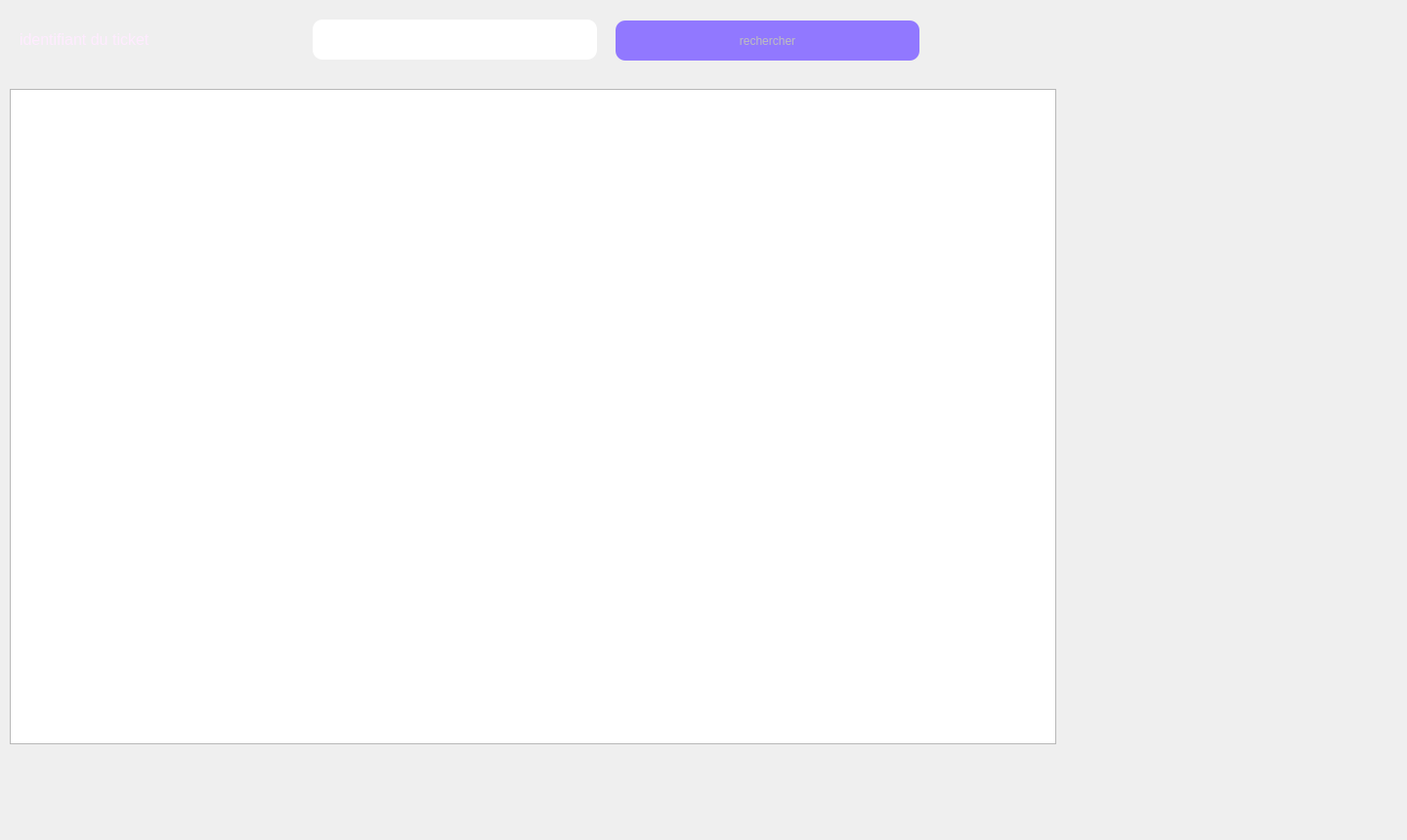
      <widget class="QWidget" name="tab_14">
       <attribute name="title">
        <string>rechercher</string>
       </attribute>
       <widget class="QLabel" name="label_35">
        <property name="geometry">
         <rect>
          <x>20</x>
          <y>10</y>
          <width>291</width>
          <height>61</height>
         </rect>
        </property>
        <property name="palette">
         <palette>
          <active>
           <colorrole role="WindowText">
            <brush brushstyle="SolidPattern">
             <color alpha="255">
              <red>255</red>
              <green>235</green>
              <blue>255</blue>
             </color>
            </brush>
           </colorrole>
           <colorrole role="Button">
            <brush brushstyle="SolidPattern">
             <color alpha="255">
              <red>255</red>
              <green>255</green>
              <blue>255</blue>
             </color>
            </brush>
           </colorrole>
           <colorrole role="Light">
            <brush brushstyle="SolidPattern">
             <color alpha="255">
              <red>255</red>
              <green>255</green>
              <blue>255</blue>
             </color>
            </brush>
           </colorrole>
           <colorrole role="Midlight">
            <brush brushstyle="SolidPattern">
             <color alpha="255">
              <red>255</red>
              <green>255</green>
              <blue>255</blue>
             </color>
            </brush>
           </colorrole>
           <colorrole role="Dark">
            <brush brushstyle="SolidPattern">
             <color alpha="255">
              <red>127</red>
              <green>127</green>
              <blue>127</blue>
             </color>
            </brush>
           </colorrole>
           <colorrole role="Mid">
            <brush brushstyle="SolidPattern">
             <color alpha="255">
              <red>170</red>
              <green>170</green>
              <blue>170</blue>
             </color>
            </brush>
           </colorrole>
           <colorrole role="Text">
            <brush brushstyle="SolidPattern">
             <color alpha="255">
              <red>0</red>
              <green>0</green>
              <blue>0</blue>
             </color>
            </brush>
           </colorrole>
           <colorrole role="BrightText">
            <brush brushstyle="SolidPattern">
             <color alpha="255">
              <red>255</red>
              <green>255</green>
              <blue>255</blue>
             </color>
            </brush>
           </colorrole>
           <colorrole role="ButtonText">
            <brush brushstyle="SolidPattern">
             <color alpha="255">
              <red>0</red>
              <green>0</green>
              <blue>0</blue>
             </color>
            </brush>
           </colorrole>
           <colorrole role="Base">
            <brush brushstyle="SolidPattern">
             <color alpha="255">
              <red>255</red>
              <green>255</green>
              <blue>255</blue>
             </color>
            </brush>
           </colorrole>
           <colorrole role="Window">
            <brush brushstyle="SolidPattern">
             <color alpha="255">
              <red>255</red>
              <green>255</green>
              <blue>255</blue>
             </color>
            </brush>
           </colorrole>
           <colorrole role="Shadow">
            <brush brushstyle="SolidPattern">
             <color alpha="255">
              <red>0</red>
              <green>0</green>
              <blue>0</blue>
             </color>
            </brush>
           </colorrole>
           <colorrole role="AlternateBase">
            <brush brushstyle="SolidPattern">
             <color alpha="255">
              <red>255</red>
              <green>255</green>
              <blue>255</blue>
             </color>
            </brush>
           </colorrole>
           <colorrole role="ToolTipBase">
            <brush brushstyle="SolidPattern">
             <color alpha="255">
              <red>255</red>
              <green>255</green>
              <blue>220</blue>
             </color>
            </brush>
           </colorrole>
           <colorrole role="ToolTipText">
            <brush brushstyle="SolidPattern">
             <color alpha="255">
              <red>0</red>
              <green>0</green>
              <blue>0</blue>
             </color>
            </brush>
           </colorrole>
           <colorrole role="PlaceholderText">
            <brush brushstyle="SolidPattern">
             <color alpha="128">
              <red>0</red>
              <green>0</green>
              <blue>0</blue>
             </color>
            </brush>
           </colorrole>
          </active>
          <inactive>
           <colorrole role="WindowText">
            <brush brushstyle="SolidPattern">
             <color alpha="255">
              <red>255</red>
              <green>235</green>
              <blue>255</blue>
             </color>
            </brush>
           </colorrole>
           <colorrole role="Button">
            <brush brushstyle="SolidPattern">
             <color alpha="255">
              <red>255</red>
              <green>255</green>
              <blue>255</blue>
             </color>
            </brush>
           </colorrole>
           <colorrole role="Light">
            <brush brushstyle="SolidPattern">
             <color alpha="255">
              <red>255</red>
              <green>255</green>
              <blue>255</blue>
             </color>
            </brush>
           </colorrole>
           <colorrole role="Midlight">
            <brush brushstyle="SolidPattern">
             <color alpha="255">
              <red>255</red>
              <green>255</green>
              <blue>255</blue>
             </color>
            </brush>
           </colorrole>
           <colorrole role="Dark">
            <brush brushstyle="SolidPattern">
             <color alpha="255">
              <red>127</red>
              <green>127</green>
              <blue>127</blue>
             </color>
            </brush>
           </colorrole>
           <colorrole role="Mid">
            <brush brushstyle="SolidPattern">
             <color alpha="255">
              <red>170</red>
              <green>170</green>
              <blue>170</blue>
             </color>
            </brush>
           </colorrole>
           <colorrole role="Text">
            <brush brushstyle="SolidPattern">
             <color alpha="255">
              <red>0</red>
              <green>0</green>
              <blue>0</blue>
             </color>
            </brush>
           </colorrole>
           <colorrole role="BrightText">
            <brush brushstyle="SolidPattern">
             <color alpha="255">
              <red>255</red>
              <green>255</green>
              <blue>255</blue>
             </color>
            </brush>
           </colorrole>
           <colorrole role="ButtonText">
            <brush brushstyle="SolidPattern">
             <color alpha="255">
              <red>0</red>
              <green>0</green>
              <blue>0</blue>
             </color>
            </brush>
           </colorrole>
           <colorrole role="Base">
            <brush brushstyle="SolidPattern">
             <color alpha="255">
              <red>255</red>
              <green>255</green>
              <blue>255</blue>
             </color>
            </brush>
           </colorrole>
           <colorrole role="Window">
            <brush brushstyle="SolidPattern">
             <color alpha="255">
              <red>255</red>
              <green>255</green>
              <blue>255</blue>
             </color>
            </brush>
           </colorrole>
           <colorrole role="Shadow">
            <brush brushstyle="SolidPattern">
             <color alpha="255">
              <red>0</red>
              <green>0</green>
              <blue>0</blue>
             </color>
            </brush>
           </colorrole>
           <colorrole role="AlternateBase">
            <brush brushstyle="SolidPattern">
             <color alpha="255">
              <red>255</red>
              <green>255</green>
              <blue>255</blue>
             </color>
            </brush>
           </colorrole>
           <colorrole role="ToolTipBase">
            <brush brushstyle="SolidPattern">
             <color alpha="255">
              <red>255</red>
              <green>255</green>
              <blue>220</blue>
             </color>
            </brush>
           </colorrole>
           <colorrole role="ToolTipText">
            <brush brushstyle="SolidPattern">
             <color alpha="255">
              <red>0</red>
              <green>0</green>
              <blue>0</blue>
             </color>
            </brush>
           </colorrole>
           <colorrole role="PlaceholderText">
            <brush brushstyle="SolidPattern">
             <color alpha="128">
              <red>0</red>
              <green>0</green>
              <blue>0</blue>
             </color>
            </brush>
           </colorrole>
          </inactive>
          <disabled>
           <colorrole role="WindowText">
            <brush brushstyle="SolidPattern">
             <color alpha="255">
              <red>127</red>
              <green>127</green>
              <blue>127</blue>
             </color>
            </brush>
           </colorrole>
           <colorrole role="Button">
            <brush brushstyle="SolidPattern">
             <color alpha="255">
              <red>255</red>
              <green>255</green>
              <blue>255</blue>
             </color>
            </brush>
           </colorrole>
           <colorrole role="Light">
            <brush brushstyle="SolidPattern">
             <color alpha="255">
              <red>255</red>
              <green>255</green>
              <blue>255</blue>
             </color>
            </brush>
           </colorrole>
           <colorrole role="Midlight">
            <brush brushstyle="SolidPattern">
             <color alpha="255">
              <red>255</red>
              <green>255</green>
              <blue>255</blue>
             </color>
            </brush>
           </colorrole>
           <colorrole role="Dark">
            <brush brushstyle="SolidPattern">
             <color alpha="255">
              <red>127</red>
              <green>127</green>
              <blue>127</blue>
             </color>
            </brush>
           </colorrole>
           <colorrole role="Mid">
            <brush brushstyle="SolidPattern">
             <color alpha="255">
              <red>170</red>
              <green>170</green>
              <blue>170</blue>
             </color>
            </brush>
           </colorrole>
           <colorrole role="Text">
            <brush brushstyle="SolidPattern">
             <color alpha="255">
              <red>127</red>
              <green>127</green>
              <blue>127</blue>
             </color>
            </brush>
           </colorrole>
           <colorrole role="BrightText">
            <brush brushstyle="SolidPattern">
             <color alpha="255">
              <red>255</red>
              <green>255</green>
              <blue>255</blue>
             </color>
            </brush>
           </colorrole>
           <colorrole role="ButtonText">
            <brush brushstyle="SolidPattern">
             <color alpha="255">
              <red>127</red>
              <green>127</green>
              <blue>127</blue>
             </color>
            </brush>
           </colorrole>
           <colorrole role="Base">
            <brush brushstyle="SolidPattern">
             <color alpha="255">
              <red>255</red>
              <green>255</green>
              <blue>255</blue>
             </color>
            </brush>
           </colorrole>
           <colorrole role="Window">
            <brush brushstyle="SolidPattern">
             <color alpha="255">
              <red>255</red>
              <green>255</green>
              <blue>255</blue>
             </color>
            </brush>
           </colorrole>
           <colorrole role="Shadow">
            <brush brushstyle="SolidPattern">
             <color alpha="255">
              <red>0</red>
              <green>0</green>
              <blue>0</blue>
             </color>
            </brush>
           </colorrole>
           <colorrole role="AlternateBase">
            <brush brushstyle="SolidPattern">
             <color alpha="255">
              <red>255</red>
              <green>255</green>
              <blue>255</blue>
             </color>
            </brush>
           </colorrole>
           <colorrole role="ToolTipBase">
            <brush brushstyle="SolidPattern">
             <color alpha="255">
              <red>255</red>
              <green>255</green>
              <blue>220</blue>
             </color>
            </brush>
           </colorrole>
           <colorrole role="ToolTipText">
            <brush brushstyle="SolidPattern">
             <color alpha="255">
              <red>0</red>
              <green>0</green>
              <blue>0</blue>
             </color>
            </brush>
           </colorrole>
           <colorrole role="PlaceholderText">
            <brush brushstyle="SolidPattern">
             <color alpha="128">
              <red>0</red>
              <green>0</green>
              <blue>0</blue>
             </color>
            </brush>
           </colorrole>
          </disabled>
         </palette>
        </property>
        <property name="text">
         <string>&lt;html&gt;&lt;head/&gt;&lt;body&gt;&lt;p&gt;&lt;span style=&quot; font-size:12pt;&quot;&gt;identifiant du ticket&lt;/span&gt;&lt;/p&gt;&lt;/body&gt;&lt;/html&gt;</string>
        </property>
       </widget>
       <widget class="QLineEdit" name="lineEdit_10">
        <property name="geometry">
         <rect>
          <x>320</x>
          <y>20</y>
          <width>291</width>
          <height>41</height>
         </rect>
        </property>
        <property name="styleSheet">
         <string notr="true">border-radius: 10px;</string>
        </property>
       </widget>
       <widget class="QPushButton" name="pushButton_6">
        <property name="enabled">
         <bool>false</bool>
        </property>
        <property name="geometry">
         <rect>
          <x>630</x>
          <y>21</y>
          <width>311</width>
          <height>41</height>
         </rect>
        </property>
        <property name="cursor">
         <cursorShape>PointingHandCursor</cursorShape>
        </property>
        <property name="styleSheet">
         <string notr="true">background-color: rgb(0, 0, 255);
background-color: rgb(145, 120, 255);
border-radius: 10px;</string>
        </property>
        <property name="text">
         <string>rechercher</string>
        </property>
       </widget>
       <widget class="QLabel" name="label_45">
        <property name="geometry">
         <rect>
          <x>0</x>
          <y>0</y>
          <width>1431</width>
          <height>851</height>
         </rect>
        </property>
        <property name="text">
         <string/>
        </property>
        <property name="pixmap">
         <pixmap>../images/bg.v1.jpg</pixmap>
        </property>
       </widget>
       <widget class="QTableView" name="tabticrec">
        <property name="geometry">
         <rect>
          <x>10</x>
          <y>91</y>
          <width>1071</width>
          <height>671</height>
         </rect>
        </property>
       </widget>
       <zorder>label_45</zorder>
       <zorder>label_35</zorder>
       <zorder>lineEdit_10</zorder>
       <zorder>pushButton_6</zorder>
       <zorder>tabticrec</zorder>
      </widget>
